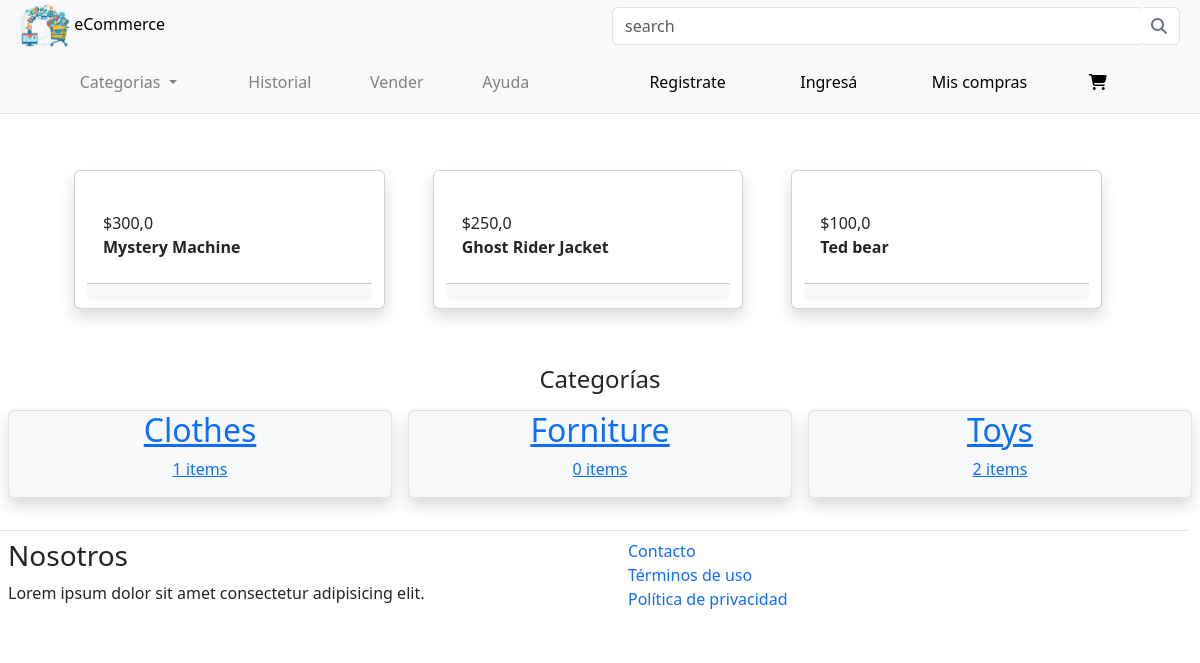
/, run on an earlier commit of the app's database.
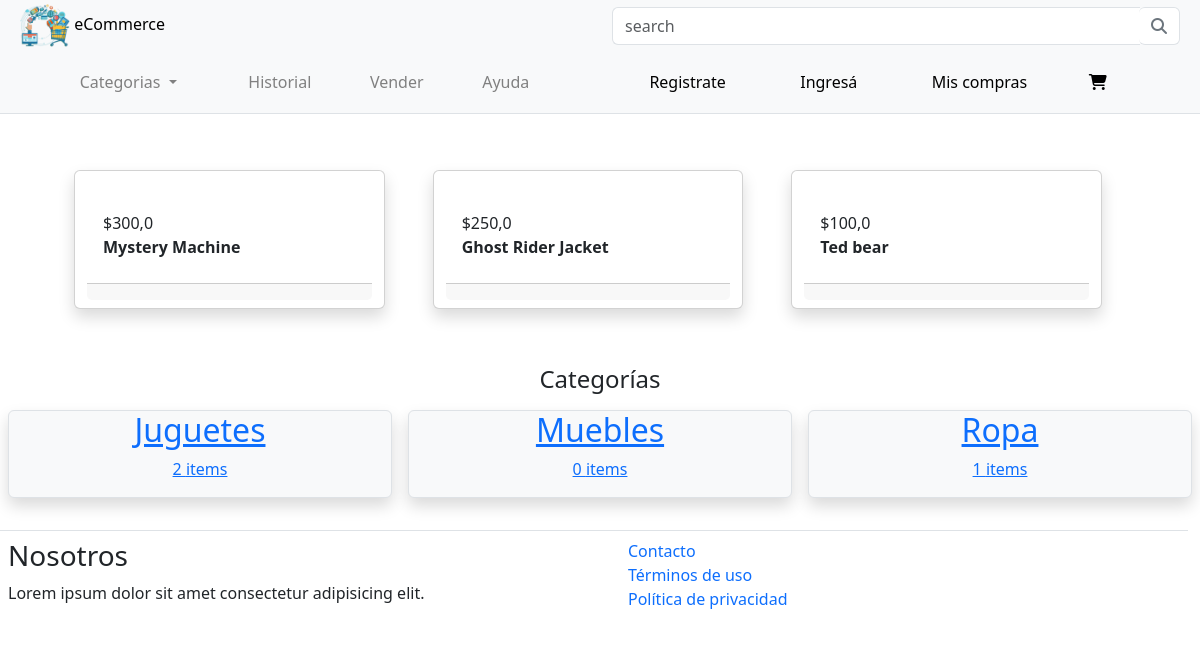
And on a later commit of the database.
### items/models.py (models this page shows, shortened)
class Item(models.Model):
    category = models.ForeignKey(Category, related_name='items', on_delete=models.CASCADE)
    name = models.CharField(max_length=100)
    description = models.TextField(blank=False, null=True) # puede quedar en blanco
    price = models.FloatField(blank=False)
    image = models.ManyToManyField(Image, related_name='items', blank=False)
    is_sold = models.BooleanField(default=False)
    created_by = models.ForeignKey(User, related_name='items', on_delete=models.CASCADE) # si se borra usuario también sus publicaciones lo harán
    created_at = models.DateTimeField(auto_now_add=True)

class Category(models.Model):
    name = models.CharField(max_length=255)
    class Meta:
        ordering = ('name',) # ordena alfabéticamente
        verbose_name_plural = "Categories"

### core/views.py (the view)
# urls.py: path('', views.index, name='index'),
def index(request):
    items = Item.objects.filter(is_sold=False).order_by("-created_at")[:4]
    categories = Category.objects.all()
    return render( request, 'core/index.html', {
        'categories': categories,
        'items' : items,
        }
    )

### templates/core/index.html (shortened to what this page needs)
{% extends 'core/base.html'%}
{% block content %}
    <div class="container justify-content-center my-4 p-2">
        <div class="row container justify-content-center p-4">
            {% for item in items %}
                <div class="card col mx-4 shadow rounded">
                    <div class="bg-image hover-overlay ripple" data-mdb-ripple-color="light">
                    </div>
                    <div class="card-body">
                        <div class="card-text"><span>${{ item.price }}</span></div>
                        <div class="card-title display-none">
                            <b>{{ item.name }}</b>
                        </div>
                    </div>
                    <h2 class="card-footer"></h2>
                </div>
            {% endfor %}
        </div>
    </div>
    <div class="container-fluid text-center my-4">
        <h4>Categorías</h4>
        <div class="row justify-content-between align-items-center">
            {% for category in categories%}
            <div class="col border rounded my-2 mx-2 bg-light shadow">
                <a href="#">
                    <div class="">
                        <h2>{{ category.name }}</h2>
                        <p>{{ category.items.count }} items</p>
                    </div>
                </a>
            </div>
            {% endfor %}
        </div>
    </div>
{% endblock %}

What changed in the data, as far as the page shows it:
changed Category: name "Toys" → "Juguetes"; moves up the list
changed Category: name "Forniture" → "Muebles"; moves down the list
changed Category: name "Clothes" → "Ropa"
